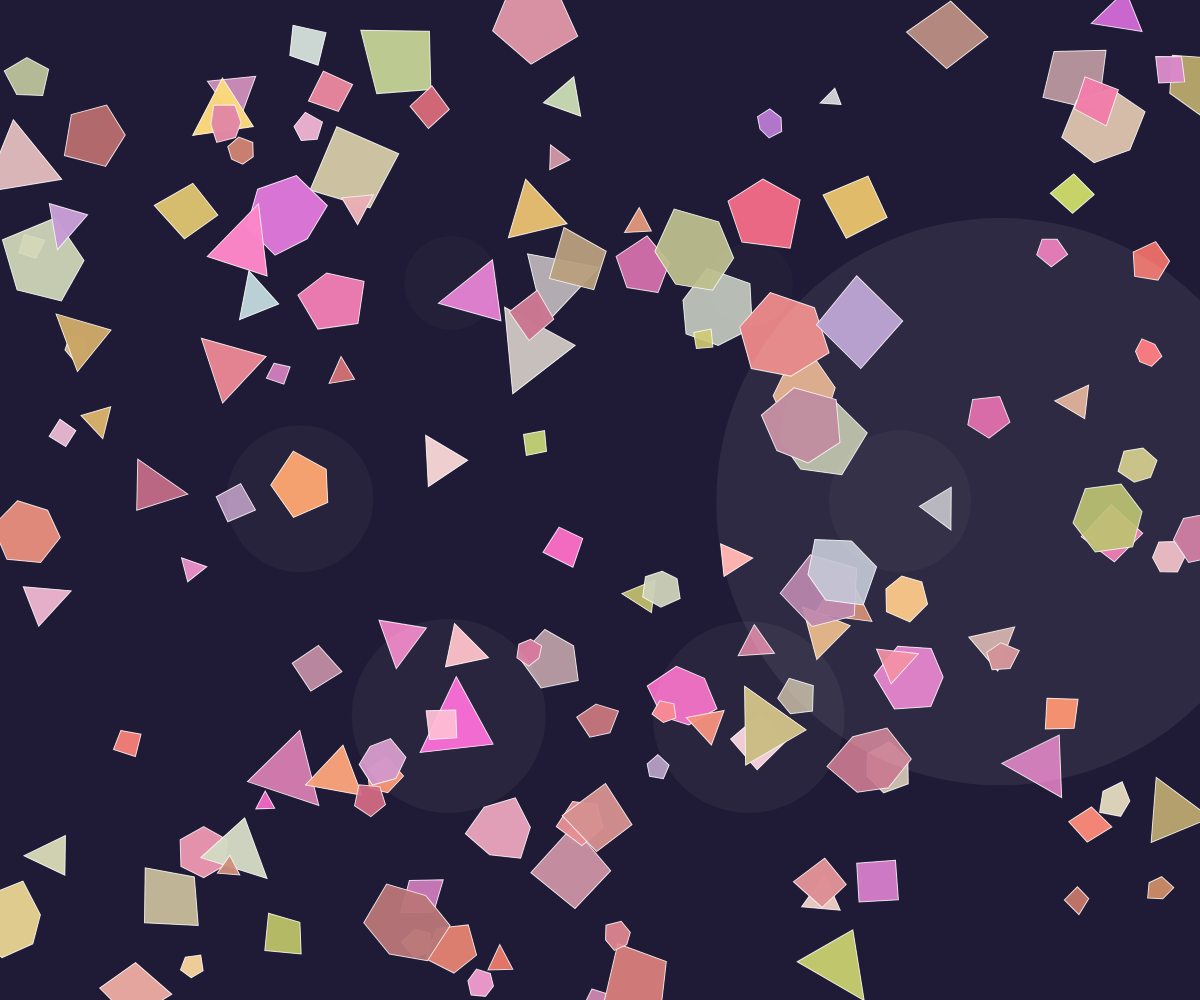
Frame 1 (no input)
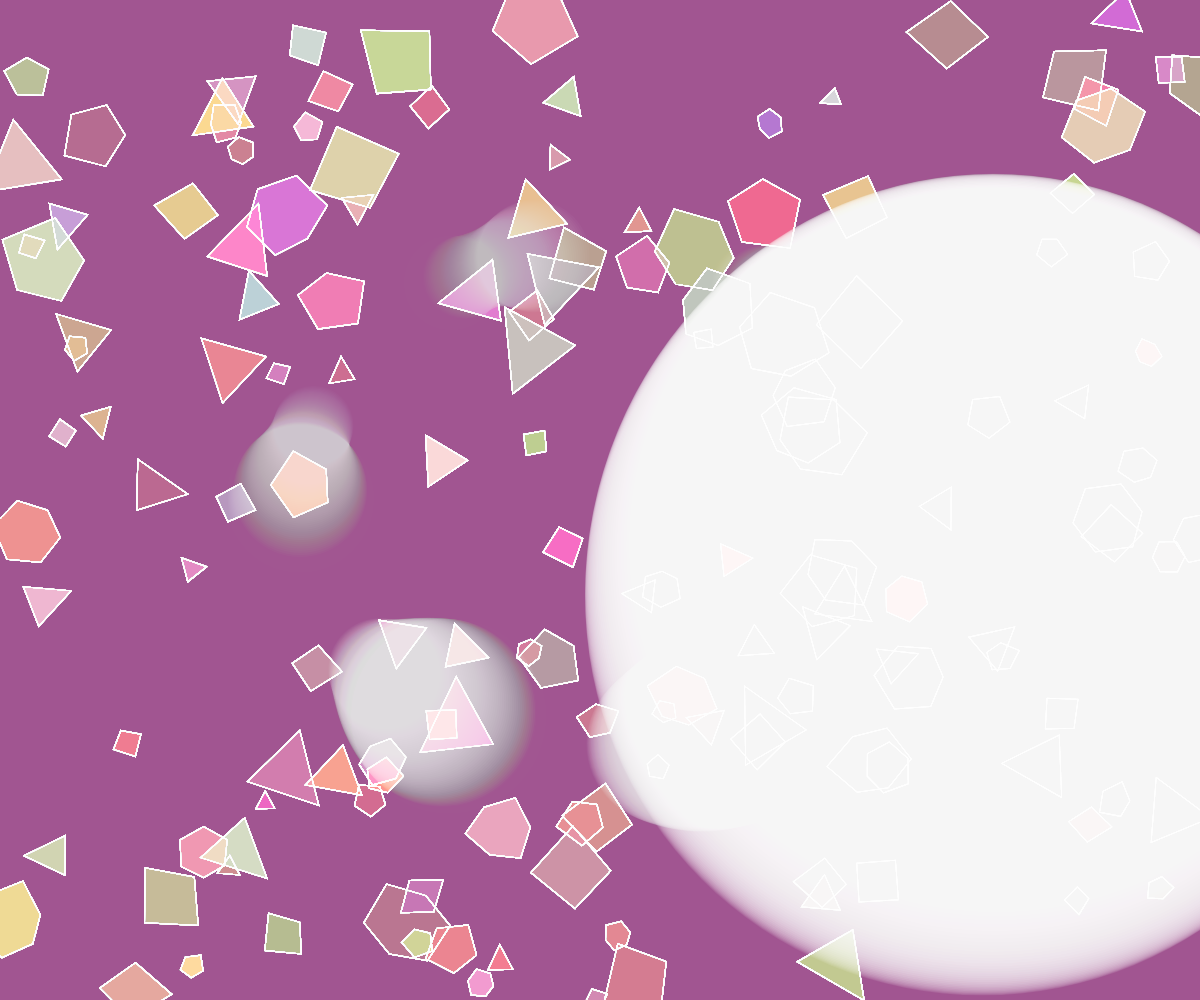
Frame 60 (no input)
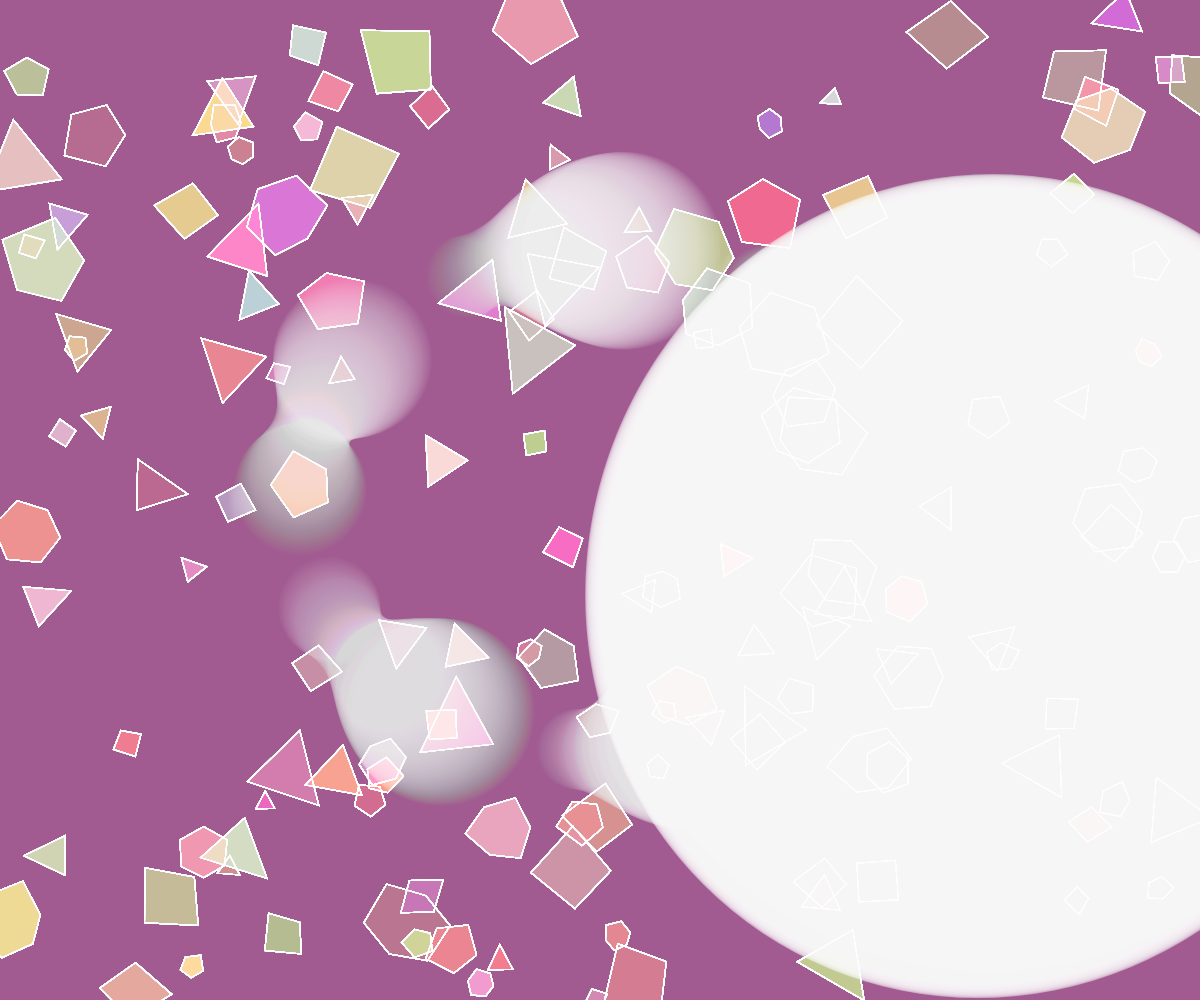
Frame 120 (the mouse pressed at the canvas centre since frame 60)

The p5.js sketch that drew these frames (run headless with seeded random() and noise() and a simulated clock; from frame 60 on, the mouse is pressed at the canvas centre):

// p5.js sketch
// ── sketch.js
let panels = [];
let lightBeam;
let time = 0;

function setup() {
  createCanvas(windowWidth, windowHeight);
  noStroke();
  
  // Create complex stained glass structure with interconnected panels
  for (let i = 0; i < 150; i++) {
    let x = random(width);
    let y = random(height);
    let w = random(30, 120);
    let h = random(30, 120);
    let rot = random(TWO_PI);
    
    // Create polygon with random vertices
    let points = [];
    let numPoints = floor(random(3, 7));
    for (let j = 0; j < numPoints; j++) {
      let angle = map(j, 0, numPoints, 0, TWO_PI);
      let r = random(w * 0.3, w * 0.45);
      points.push({
        x: cos(angle) * r,
        y: sin(angle) * r
      });
    }
    
    // Vibrant, saturated colors for stained glass effect
    let c = color(
      random(180, 255),
      random(100, 220),
      random(100, 220),
      random(180, 240)
    );
    
    panels.push({x, y, w, h, rot, points, c});
  }
  
  lightBeam = {
    angle: 0,
    pulse: 0
  };
}

function draw() {
  time += 0.01;
  
  // Subtle background gradient
  let bg = lerpColor(color(15, 15, 35), color(30, 30, 60), sin(time * 0.2) * 0.5 + 0.5);
  background(bg);
  
  // Update light beam
  lightBeam.angle += 0.005;
  lightBeam.pulse = sin(time * 3) * 0.3 + 0.7;
  
  // Draw stained glass panels
  for (let panel of panels) {
    push();
    translate(panel.x, panel.y);
    rotate(panel.rot);
    
    fill(panel.c);
    beginShape();
    for (let p of panel.points) {
      vertex(p.x, p.y);
    }
    endShape(CLOSE);
    
    // Add subtle highlight to edges
    stroke(255, 200);
    strokeWeight(1);
    beginShape();
    for (let p of panel.points) {
      vertex(p.x, p.y);
    }
    endShape(CLOSE);
    
    pop();
  }
  
  // Draw sweeping light beam with pulsing contraction
  let beamSize = 800 * lightBeam.pulse;
  let beamX = width/2 + cos(lightBeam.angle) * width/3;
  let beamY = height/2 + sin(lightBeam.angle) * height/3;
  
  // Create a radial light effect that sweeps around
  drawingContext.globalCompositeOperation = 'lighten';
  drawingContext.fillStyle = `rgba(255, 255, 255, ${0.1 * lightBeam.pulse})`;
  
  push();
  translate(beamX, beamY);
  ellipse(0, 0, beamSize, beamSize);
  pop();
  
  // Add secondary beams that pulse around the structure
  for (let i = 0; i < 6; i++) {
    let angle = lightBeam.angle + i * TWO_PI/6;
    let x = width/2 + cos(angle) * width/4;
    let y = height/2 + sin(angle) * height/4;
    
    let pulse = sin(time * 3 + i) * 0.3 + 0.7;
    let size = 200 * pulse;
    
    drawingContext.fillStyle = `rgba(255, 255, 255, ${0.05 * pulse})`;
    push();
    translate(x, y);
    ellipse(0, 0, size, size);
    pop();
  }
  
  // Add subtle time-of-day overlay
  let overlay = lerpColor(
    color(255, 100, 100, 0),
    color(100, 100, 200, 30),
    sin(time * 0.1) * 0.5 + 0.5
  );
  fill(overlay);
  rect(0, 0, width, height);
}

function windowResized() {
  resizeCanvas(windowWidth, windowHeight);
}
